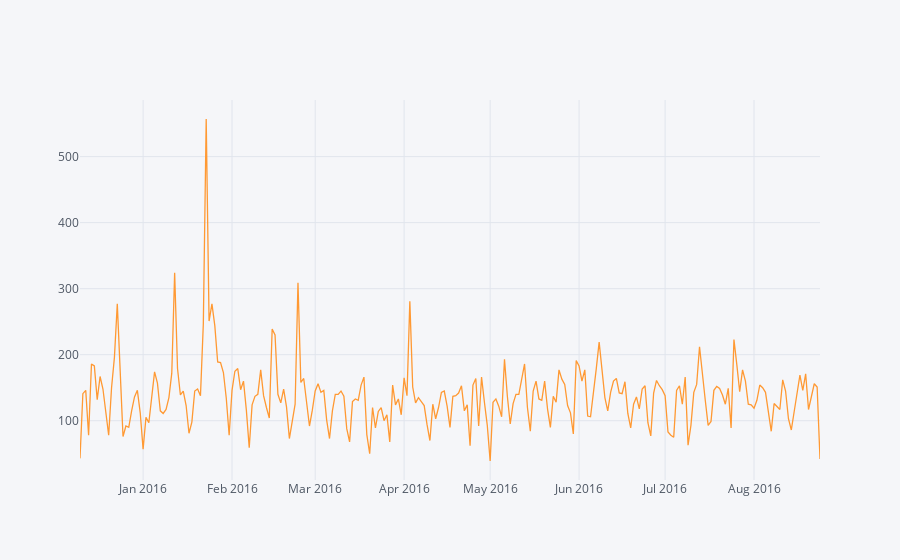

The code cell stored with this chart in its notebook:
### Markdown cell above
** Now recreate this plot but create 3 separate plots with each plot representing a Reason for the 911 call**

### Code cell
df[df['Reason'] == 'Traffic'].groupby('Date').count()['title'].iplot()

### Figure 1 — Plotly figure (JSON) as saved in the notebook; plotly's stock layout.template omitted (floating-point values rounded to 4 significant figures; data arrays with more than 128 entries replaced by an {"elided": "..."} marker saying what was removed)
{"data": [{"line": {"color": "rgba(255, 153, 51, 1.0)", "dash": "solid", "shape": "linear", "width": 1.3}, "mode": "lines", "name": "title", "text": "", "type": "scatter", "x": {"elided": "259 str values"}, "y": {"elided": "259 int values"}}], "layout": {"legend": {"bgcolor": "#F5F6F9", "font": {"color": "#4D5663"}}, "paper_bgcolor": "#F5F6F9", "plot_bgcolor": "#F5F6F9", "title": {"font": {"color": "#4D5663"}}, "xaxis": {"gridcolor": "#E1E5ED", "showgrid": true, "tickfont": {"color": "#4D5663"}, "title": {"font": {"color": "#4D5663"}, "text": ""}, "zerolinecolor": "#E1E5ED"}, "yaxis": {"gridcolor": "#E1E5ED", "showgrid": true, "tickfont": {"color": "#4D5663"}, "title": {"font": {"color": "#4D5663"}, "text": ""}, "zerolinecolor": "#E1E5ED"}}}
